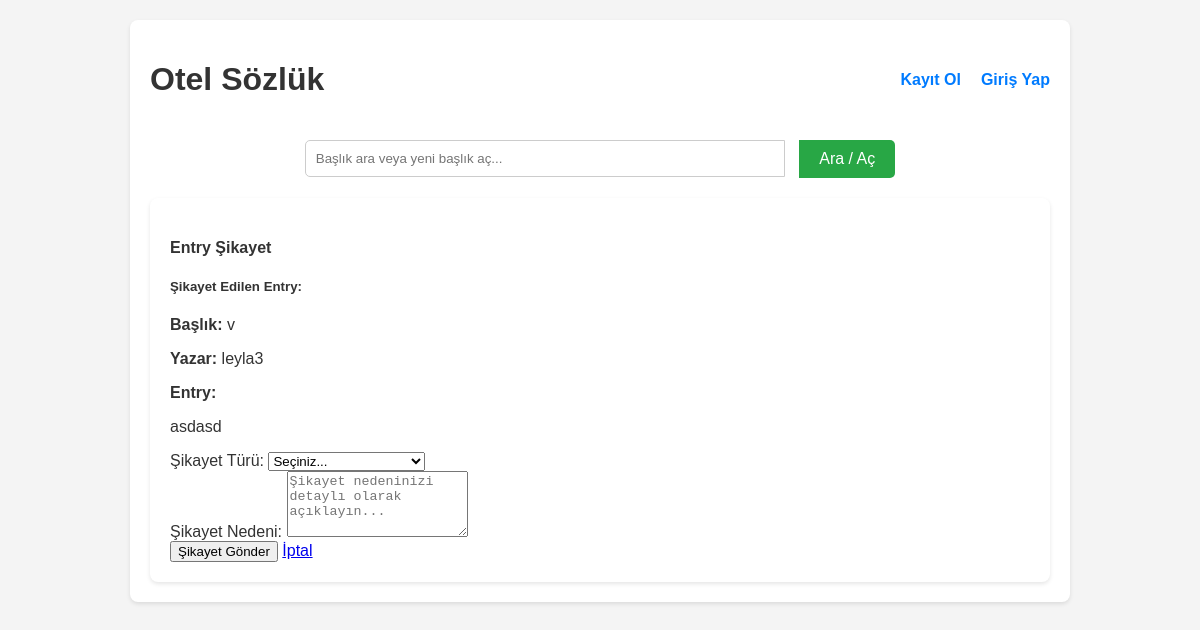
The app's page /entry_sikayet/13 (signed in) with its own data.
### tables this page shows
CREATE TABLE basliklar (
            id INTEGER PRIMARY KEY AUTOINCREMENT,
            baslik_adi TEXT NOT NULL UNIQUE,
            entry_count INTEGER DEFAULT 0
        );

CREATE TABLE users (
            id INTEGER PRIMARY KEY AUTOINCREMENT,
            username TEXT NOT NULL UNIQUE,
            email TEXT NOT NULL UNIQUE,
            password_hash TEXT NOT NULL,
            bio TEXT DEFAULT '',
            kayit_tarihi TIMESTAMP DEFAULT CURRENT_TIMESTAMP,
            email_verified INTEGER DEFAULT 0,
            verification_code TEXT,
            is_admin INTEGER DEFAULT 0,
            is_moderator INTEGER DEFAULT 0,
            is_banned INTEGER DEFAULT 0
        );

CREATE TABLE entryler (
            id INTEGER PRIMARY KEY AUTOINCREMENT,
            entry_metni TEXT NOT NULL,
            baslik_id INTEGER NOT NULL,
            yazar_id INTEGER NOT NULL,
            tarih TIMESTAMP DEFAULT CURRENT_TIMESTAMP,
            is_deleted INTEGER DEFAULT 0,
            FOREIGN KEY (baslik_id) REFERENCES basliklar(id),
            FOREIGN KEY (yazar_id) REFERENCES users(id)
        );

### yemeksozluk.py (the view, shortened to what this page needs)
@app.route('/entry_sikayet/<int:entry_id>', methods=['GET', 'POST'])
def entry_sikayet(entry_id):
    if not is_logged_in():
        flash('Şikayet etmek için giriş yapmalısınız.', 'warning')
        return redirect(url_for('login'))
    with get_db_connection() as conn:
        entry = conn.execute('''
            SELECT e.*, b.baslik_adi, u.username
            FROM entryler e
            JOIN basliklar b ON e.baslik_id = b.id
            JOIN users u ON e.yazar_id = u.id
            WHERE e.id = ?
        ''', (entry_id,)).fetchone()
        if entry is None:
            flash('Entry bulunamadı!', 'error')
            return redirect(url_for('index'))
    return render_template('entry_sikayet.html', entry=entry)

### yemeksozluk.py (called while the page is built)
@contextmanager
def get_db_connection():
    conn = sqlite3.connect(DATABASE, timeout=20.0)
    conn.row_factory = sqlite3.Row
    conn.execute('PRAGMA foreign_keys = ON')
    try:
        yield conn
    finally:
        conn.close()

def is_logged_in():
    return 'logged_in' in session and session['logged_in']

@app.before_request
def before_request():
    g.unread_notifications_count = 0
    g.unread_messages_count = 0
    if is_logged_in():
        with get_db_connection() as conn:
            user_id = session['user_id']
            notifications_count = conn.execute('SELECT COUNT(*) FROM notifications WHERE user_id = ? AND is_read = 0', (user_id,)).fetchone()[0]
            g.unread_notifications_count = notifications_count
            messages_count = conn.execute('SELECT COUNT(*) FROM messages WHERE receiver_id = ? AND is_read = 0', (user_id,)).fetchone()[0]
            g.unread_messages_count = messages_count

### templates/entry_sikayet.html (shortened to what this page needs)
{% extends "base.html" %}
{% block content %}
<div class="container mt-4">
    <div class="row justify-content-center">
        <div class="col-md-8">
            <div class="card">
                <div class="card-header">
                    <h4>Entry Şikayet</h4>
                </div>
                <div class="card-body">
                    <div class="mb-4">
                        <h5>Şikayet Edilen Entry:</h5>
                        <div class="border p-3 bg-light">
                            <p><strong>Başlık:</strong> {{ entry.baslik_adi }}</p>
                            <p><strong>Yazar:</strong> {{ entry.username }}</p>
                            <p><strong>Entry:</strong></p>
                            <p class="mb-0">{{ entry.entry_metni }}</p>
                        </div>
                    </div>
                    <form method="POST">
                        <div class="form-group">
                            <label for="report_type">Şikayet Türü:</label>
                            <select class="form-control" id="report_type" name="report_type" required>
                                <option value="">Seçiniz...</option>
                            </select>
                        </div>
                        <div class="form-group">
                            <label for="report_reason">Şikayet Nedeni:</label>
                            <textarea class="form-control" id="report_reason" name="report_reason"
                                      rows="4" placeholder="Şikayet nedeninizi detaylı olarak açıklayın..." required></textarea>
                        </div>
                        <div class="mt-3">
                            <button type="submit" class="btn btn-danger">Şikayet Gönder</button>
                            <a href="{{ url_for('baslik_detay', baslik_id=entry.baslik_id) }}" class="btn btn-secondary">İptal</a>
                        </div>
                    </form>
                </div>
            </div>
        </div>
    </div>
</div>
{% endblock %}

### templates/base.html (style rules this page uses)
body { font-family: sans-serif; margin: 20px; background-color: #f4f4f4; color: #333; }
.container { max-width: 900px; margin: auto; background-color: #fff; padding: 20px; border-radius: 8px; box-shadow: 0 2px 4px rgba(0,0,0,0.1); }

### records on screen
basliklar: baslik_adi "v"
users: username "leyla3"
entryler: entry_metni "asdasd"
